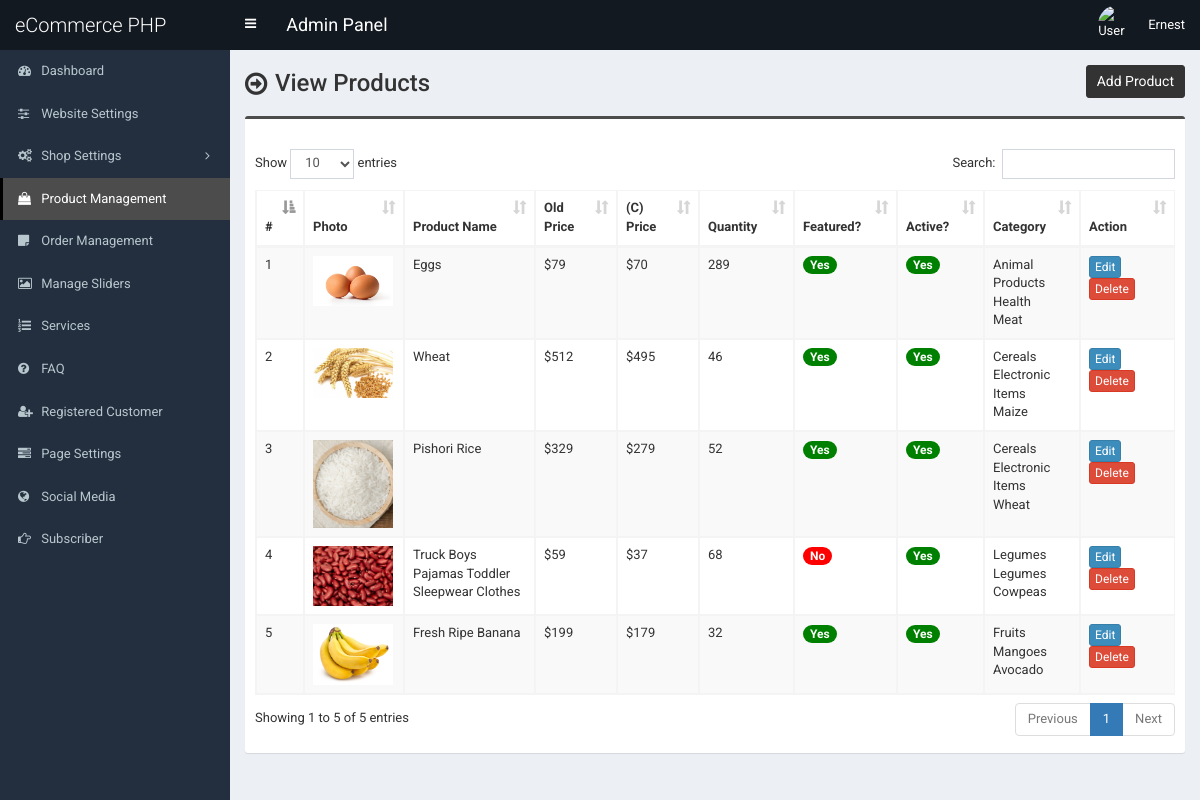
The app's page /admin/product.php (signed in) with its own data.
### tables this page shows
CREATE TABLE `tbl_product` (
  `p_id` int(11) NOT NULL,
  `p_name` varchar(255) NOT NULL,
  `p_old_price` varchar(10) NOT NULL,
  `p_current_price` varchar(10) NOT NULL,
  `p_qty` int(10) NOT NULL,
  `p_featured_photo` varchar(255) NOT NULL,
  `p_description` text NOT NULL,
  `p_short_description` text NOT NULL,
  `p_feature` text NOT NULL,
  `p_condition` text NOT NULL,
  `p_return_policy` text NOT NULL,
  `p_total_view` int(11) NOT NULL,
  `p_is_featured` int(1) NOT NULL,
  `p_is_active` int(1) NOT NULL,
  `ecat_id` int(11) NOT NULL
);

CREATE TABLE `tbl_top_category` (
  `tcat_id` int(11) NOT NULL,
  `tcat_name` varchar(255) NOT NULL,
  `show_on_menu` int(1) NOT NULL
);

CREATE TABLE `tbl_mid_category` (
  `mcat_id` int(11) NOT NULL,
  `mcat_name` varchar(255) NOT NULL,
  `tcat_id` int(11) NOT NULL
);

CREATE TABLE `tbl_end_category` (
  `ecat_id` int(11) NOT NULL,
  `ecat_name` varchar(255) NOT NULL,
  `mcat_id` int(11) NOT NULL
);

### admin/product.php (the view, shortened to what this page needs)
<?php require_once('header.php'); ?>
<section class="content-header">
	<div class="content-header-left">
		<h1>View Products</h1>
	</div>
	<div class="content-header-right">
		<a href="product-add.php" class="btn btn-primary btn-sm">Add Product</a>
	</div>
</section>
<section class="content">
	<div class="row">
		<div class="col-md-12">
			<div class="box box-info">
				<div class="box-body table-responsive">
					<table id="example1" class="table table-bordered table-hover table-striped">
					<thead class="thead-dark">
							<tr>
								<th width="10">#</th>
								<th>Photo</th>
								<th width="160">Product Name</th>
								<th width="60">Old Price</th>
								<th width="60">(C) Price</th>
								<th width="60">Quantity</th>
								<th>Featured?</th>
								<th>Active?</th>
								<th>Category</th>
								<th width="80">Action</th>
							</tr>
						</thead>
						<tbody>
							<?php
							$i=0;
							$statement = $pdo->prepare("SELECT
														t1.p_id,
														t1.p_name,
														t1.p_old_price,
														t1.p_current_price,
														t1.p_qty,
														t1.p_featured_photo,
														t1.p_is_featured,
														t1.p_is_active,
														t1.ecat_id,
														t2.ecat_id,
														t2.ecat_name,
														t3.mcat_id,
														t3.mcat_name,
														t4.tcat_id,
														t4.tcat_name
							                           	FROM tbl_product t1
							                           	JOIN tbl_end_category t2
							                           	ON t1.ecat_id = t2.ecat_id
							                           	JOIN tbl_mid_category t3
							                           	ON t2.mcat_id = t3.mcat_id
							                           	JOIN tbl_top_category t4
							                           	ON t3.tcat_id = t4.tcat_id
							                           	ORDER BY t1.p_id DESC
							                           	");
							$statement->execute();
							$result = $statement->fetchAll(PDO::FETCH_ASSOC);
							foreach ($result as $row) {
								$i++;
								?>
								<tr>
									<td><?php echo $i; ?></td>
									<td style="width:82px;"><img src="../assets/uploads/<?php echo $row['p_featured_photo']; ?>" alt="<?php echo $row['p_name']; ?>" style="width:80px;"></td>
									<td><?php echo $row['p_name']; ?></td>
									<td>$<?php echo $row['p_old_price']; ?></td>
									<td>$<?php echo $row['p_current_price']; ?></td>
									<td><?php echo $row['p_qty']; ?></td>
									<td>
										<?php if($row['p_is_featured'] == 1) {echo '<span class="badge badge-success" style="background-color:green;">Yes</span>';} else {echo '<span class="badge badge-success" style="background-color:red;">No</span>';} ?>
									</td>
									<td>
										<?php if($row['p_is_active'] == 1) {echo '<span class="badge badge-success" style="background-color:green;">Yes</span>';} else {echo '<span class="badge badge-danger" style="background-color:red;">No</span>';} ?>
									</td>
									<td><?php echo $row['tcat_name']; ?><br><?php echo $row['mcat_name']; ?><br><?php echo $row['ecat_name']; ?></td>
									<td>
										<a href="product-edit.php?id=<?php echo $row['p_id']; ?>" class="btn btn-primary btn-xs">Edit</a>
										<a href="#" class="btn btn-danger btn-xs" data-href="product-delete.php?id=<?php echo $row['p_id']; ?>" data-toggle="modal" data-target="#confirm-delete">Delete</a>
									</td>
								</tr>
								<?php
							}
							?>
						</tbody>
					</table>
				</div>
			</div>
		</div>
	</div>
</section>
<?php require_once('footer.php'); ?>

### admin/style.css (style rules this page uses)
body { font-size: 13px; font-family: "Roboto", sans-serif; }
.content-header > h1, .content-header .content-header-left h1 { font-family: "Roboto", sans-serif; }
.box-info { padding-top: 20px; }
.content-header { overflow: hidden; }
.content-header .content-header-left { float: left; padding-top: 5px; }
.content-header .content-header-right { float: right; }
.content-header .content-header-left h1 { margin-top: 0; margin-bottom: 0; padding-left: 30px; padding-bottom: 5px; font-size: 24px; position: relative; }
.content-header .content-header-left h1:before { position: absolute; top: 0; left: 0; font-family: "FontAwesome", sans-serif; font-size: 26px; content: "\f18e"; }
.content-header .content-header-right a { position: relative; font-size: 14px; }
.box.box-info { border-top-color: #4c4c4c; }
.content-header .content-header-right a { background-color: #333333; border-color: #333333; }

### records on screen
tbl_product: p_featured_photo (picture), p_name "Eggs", p_old_price "79", p_current_price "70", p_qty "289", p_is_featured "Yes", p_is_active "Yes", tbl_top_category.tcat_name "Animal Products", tbl_mid_category.mcat_name "Health", ecat.ecat_name "Meat"
tbl_product: p_featured_photo (picture), p_name "Wheat", p_old_price "512", p_current_price "495", p_qty "46", p_is_featured "Yes", p_is_active "Yes", tbl_top_category.tcat_name "Cereals", tbl_mid_category.mcat_name "Electronic Items", ecat.ecat_name "Maize"
tbl_product: p_featured_photo (picture), p_name "Pishori Rice", p_old_price "329", p_current_price "279", p_qty "52", p_is_featured "Yes", p_is_active "Yes", tbl_top_category.tcat_name "Cereals", tbl_mid_category.mcat_name "Electronic Items", ecat.ecat_name "Wheat"
tbl_product: p_featured_photo (picture), p_name "Truck Boys Pajamas Toddler Sleepwear Clothes", p_old_price "59", p_current_price "37", p_qty "68", p_is_featured "No", p_is_active "Yes", tbl_top_category.tcat_name "Legumes", tbl_mid_category.mcat_name "Legumes", ecat.ecat_name "Cowpeas"
tbl_product: p_featured_photo (picture), p_name "Fresh Ripe Banana", p_old_price "199", p_current_price "179", p_qty "32", p_is_featured "Yes", p_is_active "Yes", tbl_top_category.tcat_name "Fruits", tbl_mid_category.mcat_name "Mangoes", ecat.ecat_name "Avocado"

### other values on screen
$_SESSION['user']['full_name'] "Ernest"
